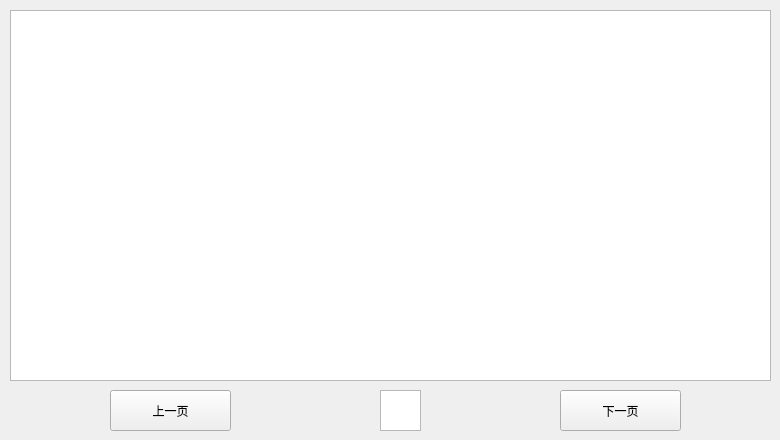
   <widget class="QWidget" name="tab_gzxx">
    <attribute name="title">
     <string>故障信息</string>
    </attribute>
    <widget class="QTableWidget" name="tableWidget_2">
     <property name="geometry">
      <rect>
       <x>10</x>
       <y>10</y>
       <width>761</width>
       <height>371</height>
      </rect>
     </property>
    </widget>
    <widget class="QPushButton" name="pbutton_up">
     <property name="geometry">
      <rect>
       <x>110</x>
       <y>390</y>
       <width>121</width>
       <height>41</height>
      </rect>
     </property>
     <property name="text">
      <string>上一页</string>
     </property>
    </widget>
    <widget class="QPushButton" name="pbutton_down">
     <property name="geometry">
      <rect>
       <x>560</x>
       <y>390</y>
       <width>121</width>
       <height>41</height>
      </rect>
     </property>
     <property name="text">
      <string>下一页</string>
     </property>
    </widget>
    <widget class="QTextBrowser" name="text_p4_pagenum">
     <property name="geometry">
      <rect>
       <x>380</x>
       <y>390</y>
       <width>41</width>
       <height>41</height>
      </rect>
     </property>
     <property name="html">
      <string>&lt;!DOCTYPE HTML PUBLIC &quot;-//W3C//DTD HTML 4.0//EN&quot; &quot;http://www.w3.org/TR/REC-html40/strict.dtd&quot;&gt;
&lt;html&gt;&lt;head&gt;&lt;meta name=&quot;qrichtext&quot; content=&quot;1&quot; /&gt;&lt;style type=&quot;text/css&quot;&gt;
p, li { white-space: pre-wrap; }
&lt;/style&gt;&lt;/head&gt;&lt;body style=&quot; font-family:'Sans'; font-size:10pt; font-weight:400; font-style:normal;&quot;&gt;
&lt;p align=&quot;center&quot; style=&quot;-qt-paragraph-type:empty; margin-top:0px; margin-bottom:0px; margin-left:0px; margin-right:0px; -qt-block-indent:0; text-indent:0px;&quot;&gt;&lt;/p&gt;&lt;/body&gt;&lt;/html&gt;</string>
     </property>
    </widget>
   </widget>
